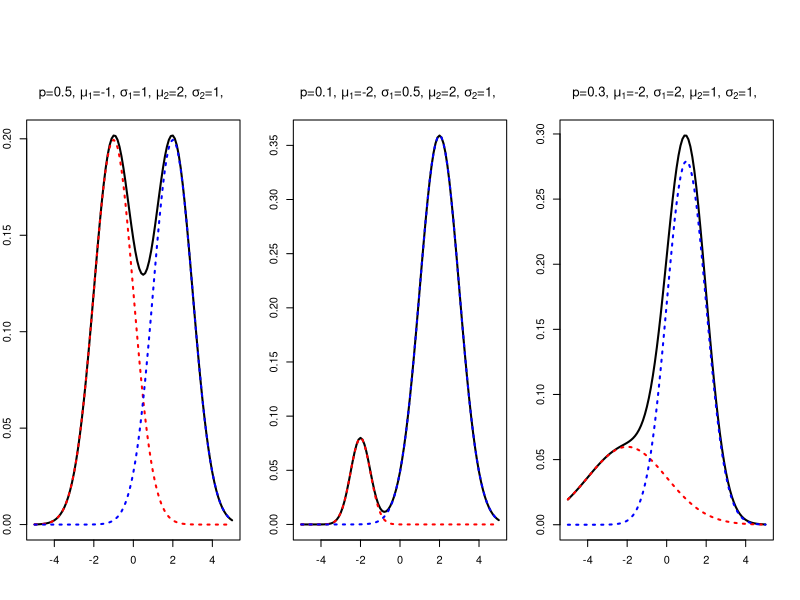
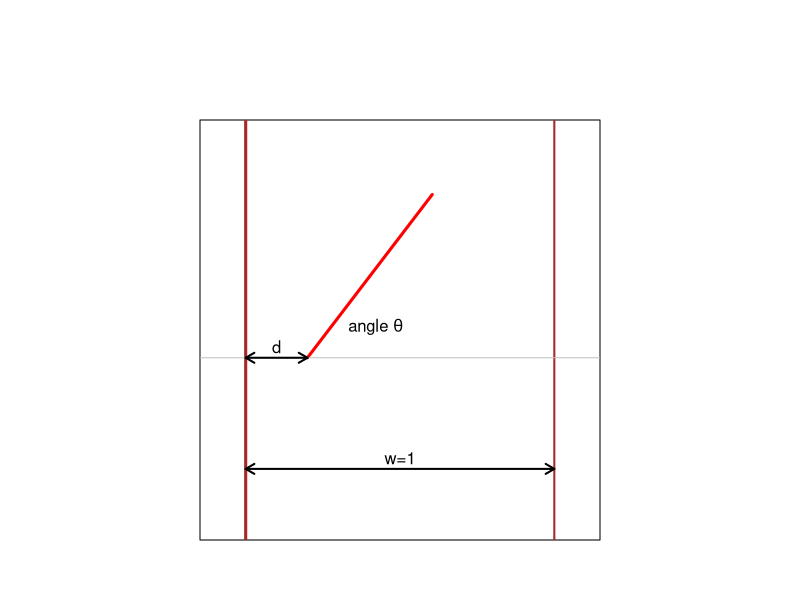

The R script that drew these images, in order:
## ---- chunk 1
x <- seq(-5,5,by=.1)
par(mfrow=c(1,3))
par(plt=c(.1,.9,.1,.8))
p <- .5
mu.1 <- -1
sigma.1 <- 1
mu.2 <- 2
sigma.2 <- 1
plot(x,p*dnorm(x,mean = mu.1,sd=sigma.1)+(1-p)*dnorm(x,mean = mu.2,sd=sigma.2),
     type="l",lwd=2,
     main=expression(paste(p,"=0.5, ",mu[1],"=-1, ",sigma[1],"=1, ",mu[2],"=2, ",sigma[2],"=1, ",sep="")),
     xlab="",ylab="")
lines(x,p*dnorm(x,mean = mu.1,sd=sigma.1),col="red",lwd=2,lty=3)
lines(x,(1-p)*dnorm(x,mean = mu.2,sd=sigma.2),col="blue",lwd=2,lty=3)
p <- .1
mu.1 <- -2
sigma.1 <- .5
mu.2 <- 2
sigma.2 <- 1
plot(x,p*dnorm(x,mean = mu.1,sd=sigma.1)+(1-p)*dnorm(x,mean = mu.2,sd=sigma.2),
     type="l",lwd=2,
     main=expression(paste(p,"=0.1, ",mu[1],"=-2, ",sigma[1],"=0.5, ",mu[2],"=2, ",sigma[2],"=1, ",sep="")),
     xlab="",ylab="")
lines(x,p*dnorm(x,mean = mu.1,sd=sigma.1),col="red",lwd=2,lty=3)
lines(x,(1-p)*dnorm(x,mean = mu.2,sd=sigma.2),col="blue",lwd=2,lty=3)
p <- .3
mu.1 <- -2
sigma.1 <- 2
mu.2 <- 1
sigma.2 <- 1
plot(x,p*dnorm(x,mean = mu.1,sd=sigma.1)+(1-p)*dnorm(x,mean = mu.2,sd=sigma.2),
     type="l",lwd=2,
     main=expression(paste(p,"=0.3, ",mu[1],"=-2, ",sigma[1],"=2, ",mu[2],"=1, ",sigma[2],"=1, ",sep="")),
     xlab="",ylab="")
lines(x,p*dnorm(x,mean = mu.1,sd=sigma.1),col="red",lwd=2,lty=3)
lines(x,(1-p)*dnorm(x,mean = mu.2,sd=sigma.2),col="blue",lwd=2,lty=3)
## ---- chunk 2
par(mfrow=c(1,1))
par(plt=c(.25,.75,.1,.8))
plot(0,0,col="white",xlim=c(-.1,1.1),ylim=c(-.1,0.6),xlab="",ylab="",xaxt="n",yaxt="n")
abline(v=0,lwd=3,col="brown")
abline(v=1,lwd=2,col="brown")
theta <- pi/5
x0=.2
y0=.2
lines(c(x0,x0+cos(theta)/2),c(y0,y0+sin(theta)/2),col="red",lwd=3)
abline(h=y0,col="grey")
text(x0+.1,y0+.05,expression(paste("angle ",theta,sep="")),pos=4)
arrows(x0=0, y0=y0, x1 = x0, y1 = y0, length = 0.1, angle = 30,
       code = 3,lwd=2)
text(x0/2,y0+.02,"d")
arrows(x0=0, y0=0, x1 = 1, y1 = 0, length = 0.1, angle = 30,
       code = 3,lwd=2)
text(1/2,0+.02,"w=1")
